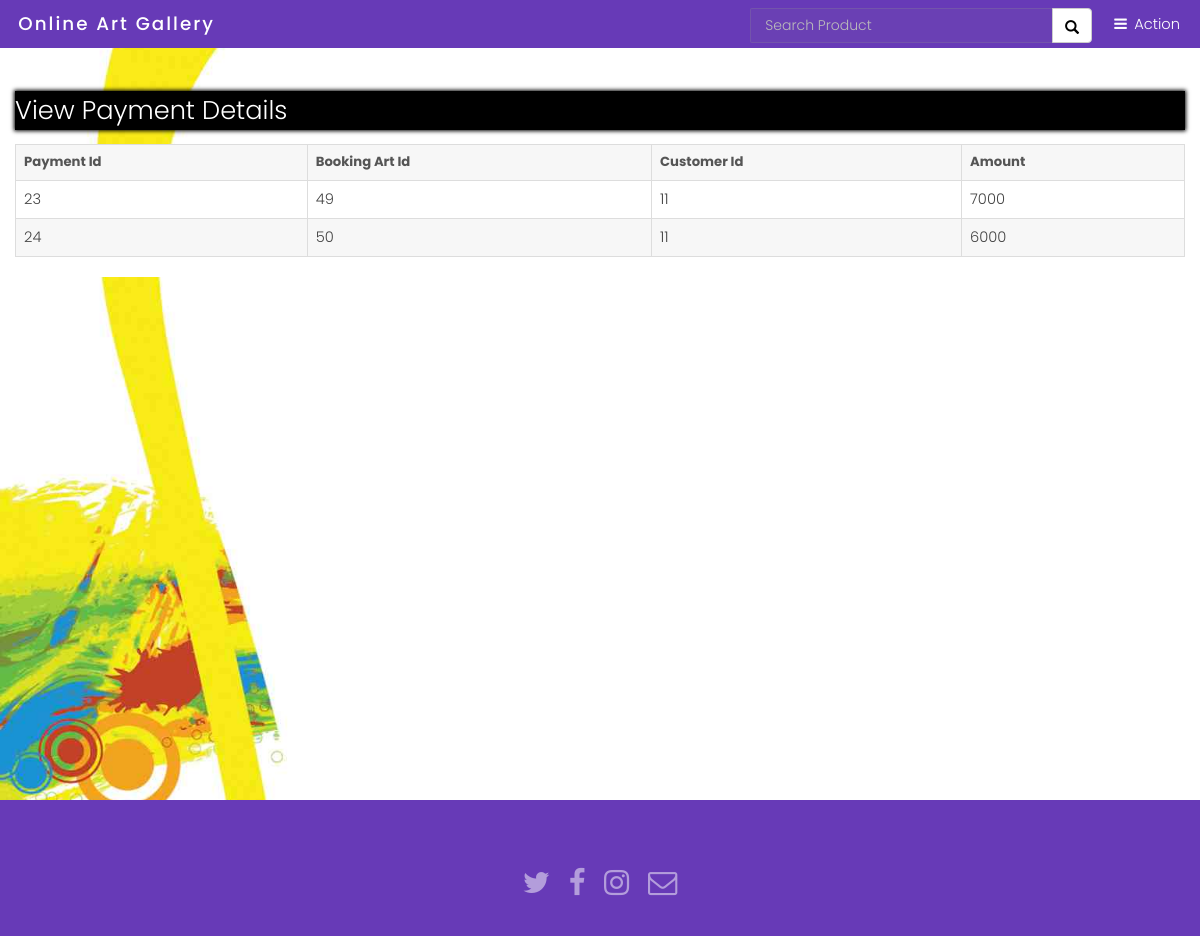
/customer/view_payment_cust.php?id=11, run on the app's committed database.
### tables this page shows
CREATE TABLE `payment_info` (
  `pay_id` int(10) NOT NULL,
  `bart_id` int(10) NOT NULL,
  `cust_id` int(10) NOT NULL,
  `pay_amount` int(10) NOT NULL
);

### customer/view_payment_cust.php (the view, shortened to what this page needs)
<div class="back-img back-img1">
   <?php include("header/header.php");?>
   <div class="container-fluid" style="margin-top: 31px;">
      <h2>View Payment Details</h2>
   </div>
   <div class="container-fluid" style="
      background-color: white;>
      <div class="row" style="margin-left: 10px;">
      <?php
         $a=$_GET['id'];
         $sql="select * from payment_info where cust_id=$a";
         $run=mysqli_query($con,$sql);
         echo "<table class='table table-bordered'>
         <tr>
         <th>Payment Id</th>
         <th>Booking Art Id</mmth>
         <th> Customer Id</th>
         <th>Amount</th>
         </tr>";
         while($result=mysqli_fetch_array($run))
         {
         	echo "<tr>
         	<td>$result[0]</td>
         <td>$result[1]</td>
         <td>$result[2]</td>
         <td>$result[3]</td>
         	</tr>";
         }
         echo "</table>";
         ?>
   </div>
</div>
<?php include("../footer/footer.php");?>

### css/style.css (style rules this page uses)
body { font-family: 'Lato'; }
html, body, section { height: 100%; }
h2 { font-weight: 800; padding: 10px; border-bottom: 4px solid #000; }
.back-img { background: url(../img/banner0.jpg); background-repeat: no-repeat; background-size: cover; padding: 0px; position: relative; min-height: 100%; padding-top: 10%; margin-top: 0px; }
.back-img1 { padding: 5% 0; }
h2 { background-color: black !important; color: white !important; font-weight: 500; box-shadow: 0 0 4px 1px black; }

### assets/css/main.css (style rules this page uses)
html, body, div, span, applet, object, iframe, h1, h2, h3, h4, h5, h6, p, blockquote, pre, a, abbr, acronym, address, big, cite, code, del, dfn, em, img, ins, kbd, q, s, samp, small, strike, strong, sub, sup, tt, var, b, u, i, center, dl, dt, dd, ol, ul, li, fieldset, form, label, legend, table, caption, tbody, tfoot, thead, tr, th, td, article, aside, canvas, details, embed, figure, figcaption, footer, header, hgroup, menu, nav, output, ruby, section, summary, time, mark, audio, video { margin: 0; padding: 0; border: 0; font-size: 100%; font: inherit; vertical-align: baseline; }
body { line-height: 1; }
table { border-collapse: collapse; border-spacing: 0; }
body { -webkit-text-size-adjust: none; }
*, *:before, *:after { -moz-box-sizing: border-box; -webkit-box-sizing: border-box; box-sizing: border-box; }
body { -ms-overflow-style: scrollbar; }
body { background: #fff; }
html { font-size: 13pt; }
@media screen and (max-width: 1680px) { html { font-size: 11pt; } }
@media screen and (max-width: 1280px) { html { font-size: 11pt; } }
body { background-color: #fff; color: #444; }
body, input, select, textarea { font-family: "Poppins", sans-serif; font-weight: 300; font-size: 1rem; line-height: 1.65; }
h1, h2, h3, h4, h5, h6 { font-weight: 300; line-height: 1.5; margin: 0 0 1rem 0; }
h2 { font-size: 1.75rem; }
h1, h2, h3, h4, h5, h6 { color: #555; }
table { margin: 0 0 2rem 0; width: 100%; }
table tbody tr { border: solid 1px; border-left: 0; border-right: 0; }
table td { padding: 0.75rem 0.75rem; }
table th { font-size: 0.9rem; font-weight: 700; padding: 0 0.75rem 0.75rem 0.75rem; text-align: left; }
table tbody tr { border-color: rgba(144, 144, 144, 0.25); }
table tbody tr:nth-child(2n + 1) { background-color: rgba(144, 144, 144, 0.075); }
table th { color: #555; }
.back-img { background-repeat: no-repeat !important; background-attachment: fixed !important; }

### data on the page
payment_info: pay_id "23", bart "49", cust "11", pay_amount "7000"
payment_info: pay_id "24", bart "50", cust "11", pay_amount "6000"
